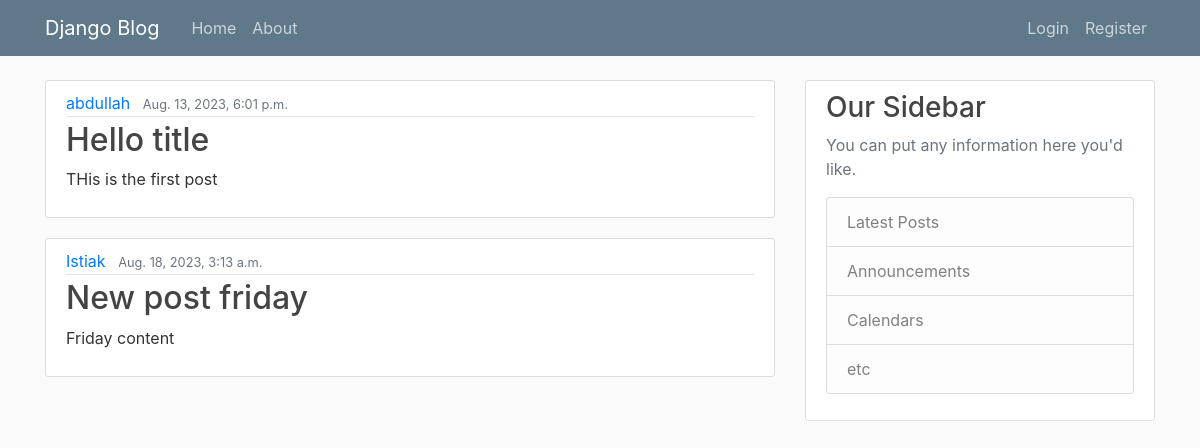
/, run on an earlier commit of the app's database.
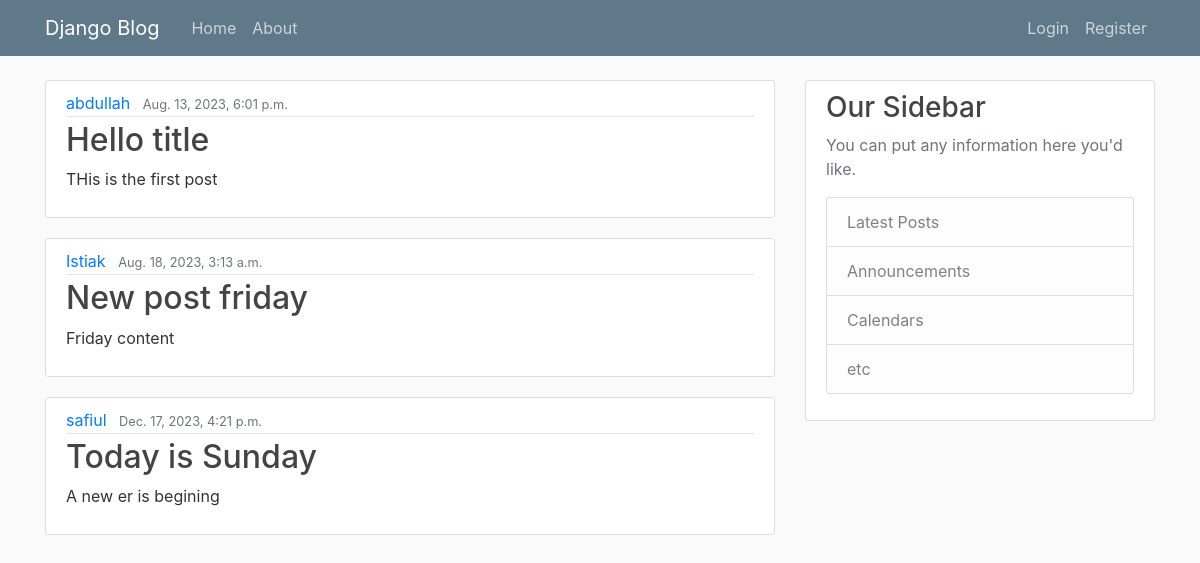
And on a later commit of the database.
### blog/models.py (models this page shows)
class Post(models.Model):
    def __str__(self):
        return f'title={self.title}, author={self.author}'
    title = models.CharField(max_length=100)
    content = models.TextField()
    date_posted = models.DateTimeField(default = timezone.now)
    author = models.ForeignKey(User, on_delete=models.CASCADE)

### blog/views.py (the view)
# urls.py: path('', views.home, name='blog-home'),
def home(request : HttpRequest):
    posts = Post.objects.all()
    print('My post', posts)
    context = {
        'posts': posts
        }
    return render(request, 'blog/home.html', context)

### blog/templates/blog/home.html
{% extends 'blog/base.html' %}
{% block content %}
    {% for post in posts%}
        <article class="media content-section">
            <div class="media-body">
            <div class="article-metadata">
                <a class="mr-2" href="#">{{ post.author }}</a>
                <small class="text-muted">{{ post.date_posted }}</small>
            </div>
            <h2><a class="article-title" href="#">{{ post.title }}</a></h2>
            <p class="article-content">{{ post.content }}</p>
            </div>
        </article>
    {% endfor %}
{% endblock content %}

What changed in the data, as far as the page shows it:
added Post: author "safiul", date_posted "Dec. 17, 2023, 4:21 p.m.", title "Today is Sunday", content "A new er is begining"
